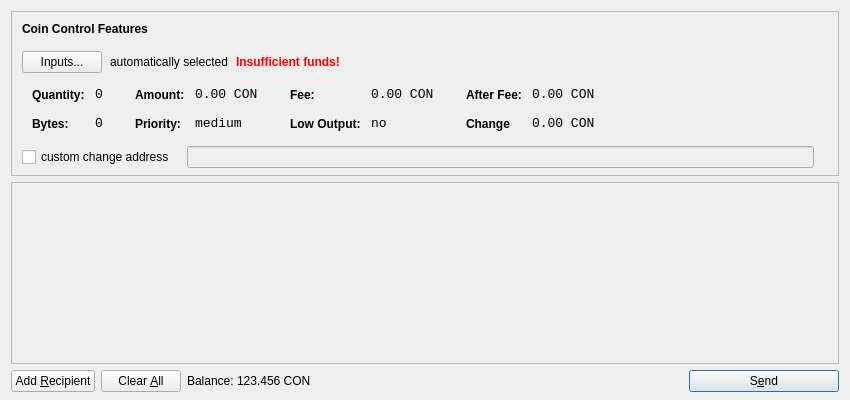
<?xml version="1.0" encoding="UTF-8"?>
<ui version="4.0">
 <class>SendCoinsDialog</class>
 <widget class="QDialog" name="SendCoinsDialog">
  <property name="geometry">
   <rect>
    <x>0</x>
    <y>0</y>
    <width>850</width>
    <height>400</height>
   </rect>
  </property>
  <property name="windowTitle">
   <string>Send Coins</string>
  </property>
  <layout class="QVBoxLayout" name="verticalLayout" stretch="0,1,0">
   <property name="bottomMargin">
    <number>8</number>
   </property>
   <item>
    <widget class="QFrame" name="frameCoinControl">
     <property name="sizePolicy">
      <sizepolicy hsizetype="Expanding" vsizetype="Expanding">
       <horstretch>0</horstretch>
       <verstretch>0</verstretch>
      </sizepolicy>
     </property>
     <property name="maximumSize">
      <size>
       <width>16777215</width>
       <height>16777215</height>
      </size>
     </property>
     <property name="frameShape">
      <enum>QFrame::StyledPanel</enum>
     </property>
     <property name="frameShadow">
      <enum>QFrame::Sunken</enum>
     </property>
     <layout class="QVBoxLayout" name="verticalLayoutCoinControl2">
      <property name="spacing">
       <number>-1</number>
      </property>
      <property name="leftMargin">
       <number>0</number>
      </property>
      <property name="topMargin">
       <number>0</number>
      </property>
      <property name="rightMargin">
       <number>0</number>
      </property>
      <property name="bottomMargin">
       <number>6</number>
      </property>
      <item>
       <layout class="QVBoxLayout" name="verticalLayoutCoinControl" stretch="0,0,0,0,1">
        <property name="spacing">
         <number>0</number>
        </property>
        <property name="leftMargin">
         <number>10</number>
        </property>
        <property name="topMargin">
         <number>10</number>
        </property>
        <item>
         <layout class="QHBoxLayout" name="horizontalLayoutCoinControl1">
          <property name="bottomMargin">
           <number>15</number>
          </property>
          <item>
           <widget class="QLabel" name="labelCoinControlFeatures">
            <property name="sizePolicy">
             <sizepolicy hsizetype="Preferred" vsizetype="Maximum">
              <horstretch>0</horstretch>
              <verstretch>0</verstretch>
             </sizepolicy>
            </property>
            <property name="font">
             <font>
              <weight>75</weight>
              <bold>true</bold>
             </font>
            </property>
            <property name="styleSheet">
             <string notr="true">font-weight:bold;</string>
            </property>
            <property name="text">
             <string>Coin Control Features</string>
            </property>
           </widget>
          </item>
         </layout>
        </item>
        <item>
         <layout class="QHBoxLayout" name="horizontalLayoutCoinControl2" stretch="0,0,0,0">
          <property name="spacing">
           <number>8</number>
          </property>
          <property name="bottomMargin">
           <number>10</number>
          </property>
          <item>
           <widget class="QPushButton" name="pushButtonCoinControl">
            <property name="styleSheet">
             <string notr="true"/>
            </property>
            <property name="text">
             <string>Inputs...</string>
            </property>
           </widget>
          </item>
          <item>
           <widget class="QLabel" name="labelCoinControlAutomaticallySelected">
            <property name="text">
             <string>automatically selected</string>
            </property>
            <property name="margin">
             <number>5</number>
            </property>
           </widget>
          </item>
          <item>
           <widget class="QLabel" name="labelCoinControlInsuffFunds">
            <property name="font">
             <font>
              <weight>75</weight>
              <bold>true</bold>
             </font>
            </property>
            <property name="styleSheet">
             <string notr="true">color:red;font-weight:bold;</string>
            </property>
            <property name="text">
             <string>Insufficient funds!</string>
            </property>
            <property name="margin">
             <number>5</number>
            </property>
           </widget>
          </item>
          <item>
           <spacer name="horizontalSpacerCoinControl">
            <property name="orientation">
             <enum>Qt::Horizontal</enum>
            </property>
            <property name="sizeHint" stdset="0">
             <size>
              <width>40</width>
              <height>1</height>
             </size>
            </property>
           </spacer>
          </item>
         </layout>
        </item>
        <item>
         <widget class="QWidget" name="widgetCoinControl" native="true">
          <property name="sizePolicy">
           <sizepolicy hsizetype="Preferred" vsizetype="Preferred">
            <horstretch>0</horstretch>
            <verstretch>0</verstretch>
           </sizepolicy>
          </property>
          <property name="minimumSize">
           <size>
            <width>0</width>
            <height>0</height>
           </size>
          </property>
          <property name="styleSheet">
           <string notr="true"/>
          </property>
          <layout class="QHBoxLayout" name="horizontalLayoutCoinControl5">
           <property name="margin">
            <number>0</number>
           </property>
           <item>
            <layout class="QHBoxLayout" name="horizontalLayoutCoinControl3" stretch="0,0,0,1">
             <property name="spacing">
              <number>20</number>
             </property>
             <property name="topMargin">
              <number>0</number>
             </property>
             <property name="bottomMargin">
              <number>10</number>
             </property>
             <item>
              <layout class="QFormLayout" name="formLayoutCoinControl1">
               <property name="horizontalSpacing">
                <number>10</number>
               </property>
               <property name="verticalSpacing">
                <number>14</number>
               </property>
               <property name="leftMargin">
                <number>10</number>
               </property>
               <property name="topMargin">
                <number>4</number>
               </property>
               <property name="rightMargin">
                <number>6</number>
               </property>
               <item row="0" column="0">
                <widget class="QLabel" name="labelCoinControlQuantityText">
                 <property name="styleSheet">
                  <string notr="true">font-weight:bold;</string>
                 </property>
                 <property name="text">
                  <string>Quantity:</string>
                 </property>
                 <property name="margin">
                  <number>0</number>
                 </property>
                </widget>
               </item>
               <item row="0" column="1">
                <widget class="QLabel" name="labelCoinControlQuantity">
                 <property name="font">
                  <font>
                   <family>Monospace</family>
                   <pointsize>10</pointsize>
                  </font>
                 </property>
                 <property name="cursor">
                  <cursorShape>IBeamCursor</cursorShape>
                 </property>
                 <property name="contextMenuPolicy">
                  <enum>Qt::ActionsContextMenu</enum>
                 </property>
                 <property name="text">
                  <string>0</string>
                 </property>
                 <property name="margin">
                  <number>0</number>
                 </property>
                 <property name="textInteractionFlags">
                  <set>Qt::LinksAccessibleByMouse|Qt::TextSelectableByKeyboard|Qt::TextSelectableByMouse</set>
                 </property>
                </widget>
               </item>
               <item row="1" column="0">
                <widget class="QLabel" name="labelCoinControlBytesText">
                 <property name="styleSheet">
                  <string notr="true">font-weight:bold;</string>
                 </property>
                 <property name="text">
                  <string>Bytes:</string>
                 </property>
                </widget>
               </item>
               <item row="1" column="1">
                <widget class="QLabel" name="labelCoinControlBytes">
                 <property name="font">
                  <font>
                   <family>Monospace</family>
                   <pointsize>10</pointsize>
                  </font>
                 </property>
                 <property name="cursor">
                  <cursorShape>IBeamCursor</cursorShape>
                 </property>
                 <property name="contextMenuPolicy">
                  <enum>Qt::ActionsContextMenu</enum>
                 </property>
                 <property name="text">
                  <string>0</string>
                 </property>
                 <property name="textInteractionFlags">
                  <set>Qt::LinksAccessibleByMouse|Qt::TextSelectableByKeyboard|Qt::TextSelectableByMouse</set>
                 </property>
                </widget>
               </item>
              </layout>
             </item>
             <item>
              <layout class="QFormLayout" name="formLayoutCoinControl2">
               <property name="horizontalSpacing">
                <number>10</number>
               </property>
               <property name="verticalSpacing">
                <number>14</number>
               </property>
               <property name="leftMargin">
                <number>6</number>
               </property>
               <property name="topMargin">
                <number>4</number>
               </property>
               <property name="rightMargin">
                <number>6</number>
               </property>
               <item row="0" column="0">
                <widget class="QLabel" name="labelCoinControlAmountText">
                 <property name="styleSheet">
                  <string notr="true">font-weight:bold;</string>
                 </property>
                 <property name="text">
                  <string>Amount:</string>
                 </property>
                 <property name="margin">
                  <number>0</number>
                 </property>
                </widget>
               </item>
               <item row="0" column="1">
                <widget class="QLabel" name="labelCoinControlAmount">
                 <property name="font">
                  <font>
                   <family>Monospace</family>
                   <pointsize>10</pointsize>
                  </font>
                 </property>
                 <property name="cursor">
                  <cursorShape>IBeamCursor</cursorShape>
                 </property>
                 <property name="contextMenuPolicy">
                  <enum>Qt::ActionsContextMenu</enum>
                 </property>
                 <property name="text">
                  <string>0.00 CON</string>
                 </property>
                 <property name="textInteractionFlags">
                  <set>Qt::LinksAccessibleByMouse|Qt::TextSelectableByKeyboard|Qt::TextSelectableByMouse</set>
                 </property>
                </widget>
               </item>
               <item row="1" column="0">
                <widget class="QLabel" name="labelCoinControlPriorityText">
                 <property name="styleSheet">
                  <string notr="true">font-weight:bold;</string>
                 </property>
                 <property name="text">
                  <string>Priority:</string>
                 </property>
                </widget>
               </item>
               <item row="1" column="1">
                <widget class="QLabel" name="labelCoinControlPriority">
                 <property name="font">
                  <font>
                   <family>Monospace</family>
                   <pointsize>10</pointsize>
                  </font>
                 </property>
                 <property name="cursor">
                  <cursorShape>IBeamCursor</cursorShape>
                 </property>
                 <property name="contextMenuPolicy">
                  <enum>Qt::ActionsContextMenu</enum>
                 </property>
                 <property name="text">
                  <string>medium</string>
                 </property>
                 <property name="textInteractionFlags">
                  <set>Qt::LinksAccessibleByMouse|Qt::TextSelectableByKeyboard|Qt::TextSelectableByMouse</set>
                 </property>
                </widget>
               </item>
              </layout>
             </item>
             <item>
              <layout class="QFormLayout" name="formLayoutCoinControl3">
               <property name="horizontalSpacing">
                <number>10</number>
               </property>
               <property name="verticalSpacing">
                <number>14</number>
               </property>
               <property name="leftMargin">
                <number>6</number>
               </property>
               <property name="topMargin">
                <number>4</number>
               </property>
               <property name="rightMargin">
                <number>6</number>
               </property>
               <item row="0" column="0">
                <widget class="QLabel" name="labelCoinControlFeeText">
                 <property name="styleSheet">
                  <string notr="true">font-weight:bold;</string>
                 </property>
                 <property name="text">
                  <string>Fee:</string>
                 </property>
                 <property name="margin">
                  <number>0</number>
                 </property>
                </widget>
               </item>
               <item row="0" column="1">
                <widget class="QLabel" name="labelCoinControlFee">
                 <property name="font">
                  <font>
                   <family>Monospace</family>
                   <pointsize>10</pointsize>
                  </font>
                 </property>
                 <property name="cursor">
                  <cursorShape>IBeamCursor</cursorShape>
                 </property>
                 <property name="contextMenuPolicy">
                  <enum>Qt::ActionsContextMenu</enum>
                 </property>
                 <property name="text">
                  <string>0.00 CON</string>
                 </property>
                 <property name="textInteractionFlags">
                  <set>Qt::LinksAccessibleByMouse|Qt::TextSelectableByKeyboard|Qt::TextSelectableByMouse</set>
                 </property>
                </widget>
               </item>
               <item row="1" column="0">
                <widget class="QLabel" name="labelCoinControlLowOutputText">
                 <property name="styleSheet">
                  <string notr="true">font-weight:bold;</string>
                 </property>
                 <property name="text">
                  <string>Low Output:</string>
                 </property>
                </widget>
               </item>
               <item row="1" column="1">
                <widget class="QLabel" name="labelCoinControlLowOutput">
                 <property name="font">
                  <font>
                   <family>Monospace</family>
                   <pointsize>10</pointsize>
                  </font>
                 </property>
                 <property name="cursor">
                  <cursorShape>IBeamCursor</cursorShape>
                 </property>
                 <property name="contextMenuPolicy">
                  <enum>Qt::ActionsContextMenu</enum>
                 </property>
                 <property name="text">
                  <string>no</string>
                 </property>
                 <property name="textInteractionFlags">
                  <set>Qt::LinksAccessibleByMouse|Qt::TextSelectableByKeyboard|Qt::TextSelectableByMouse</set>
                 </property>
                </widget>
               </item>
              </layout>
             </item>
             <item>
              <layout class="QFormLayout" name="formLayoutCoinControl4">
               <property name="horizontalSpacing">
                <number>10</number>
               </property>
               <property name="verticalSpacing">
                <number>14</number>
               </property>
               <property name="leftMargin">
                <number>6</number>
               </property>
               <property name="topMargin">
                <number>4</number>
               </property>
               <property name="rightMargin">
                <number>6</number>
               </property>
               <item row="0" column="0">
                <widget class="QLabel" name="labelCoinControlAfterFeeText">
                 <property name="styleSheet">
                  <string notr="true">font-weight:bold;</string>
                 </property>
                 <property name="text">
                  <string>After Fee:</string>
                 </property>
                 <property name="margin">
                  <number>0</number>
                 </property>
                </widget>
               </item>
               <item row="0" column="1">
                <widget class="QLabel" name="labelCoinControlAfterFee">
                 <property name="font">
                  <font>
                   <family>Monospace</family>
                   <pointsize>10</pointsize>
                  </font>
                 </property>
                 <property name="cursor">
                  <cursorShape>IBeamCursor</cursorShape>
                 </property>
                 <property name="contextMenuPolicy">
                  <enum>Qt::ActionsContextMenu</enum>
                 </property>
                 <property name="text">
                  <string>0.00 CON</string>
                 </property>
                 <property name="textInteractionFlags">
                  <set>Qt::LinksAccessibleByMouse|Qt::TextSelectableByKeyboard|Qt::TextSelectableByMouse</set>
                 </property>
                </widget>
               </item>
               <item row="1" column="0">
                <widget class="QLabel" name="labelCoinControlChangeText">
                 <property name="styleSheet">
                  <string notr="true">font-weight:bold;</string>
                 </property>
                 <property name="text">
                  <string>Change</string>
                 </property>
                </widget>
               </item>
               <item row="1" column="1">
                <widget class="QLabel" name="labelCoinControlChange">
                 <property name="font">
                  <font>
                   <family>Monospace</family>
                   <pointsize>10</pointsize>
                  </font>
                 </property>
                 <property name="cursor">
                  <cursorShape>IBeamCursor</cursorShape>
                 </property>
                 <property name="contextMenuPolicy">
                  <enum>Qt::ActionsContextMenu</enum>
                 </property>
                 <property name="text">
                  <string>0.00 CON</string>
                 </property>
                 <property name="textInteractionFlags">
                  <set>Qt::LinksAccessibleByMouse|Qt::TextSelectableByKeyboard|Qt::TextSelectableByMouse</set>
                 </property>
                </widget>
               </item>
              </layout>
             </item>
            </layout>
           </item>
          </layout>
         </widget>
        </item>
        <item>
         <layout class="QHBoxLayout" name="horizontalLayoutCoinControl4" stretch="0,0,0">
          <property name="spacing">
           <number>12</number>
          </property>
          <property name="sizeConstraint">
           <enum>QLayout::SetDefaultConstraint</enum>
          </property>
          <property name="topMargin">
           <number>5</number>
          </property>
          <property name="rightMargin">
           <number>5</number>
          </property>
          <item>
           <widget class="QCheckBox" name="checkBoxCoinControlChange">
            <property name="text">
             <string>custom change address</string>
            </property>
           </widget>
          </item>
          <item>
           <widget class="QLineEdit" name="lineEditCoinControlChange">
            <property name="enabled">
             <bool>false</bool>
            </property>
            <property name="sizePolicy">
             <sizepolicy hsizetype="Expanding" vsizetype="Fixed">
              <horstretch>0</horstretch>
              <verstretch>0</verstretch>
             </sizepolicy>
            </property>
           </widget>
          </item>
          <item>
           <widget class="QLabel" name="labelCoinControlChangeLabel">
            <property name="sizePolicy">
             <sizepolicy hsizetype="Preferred" vsizetype="Expanding">
              <horstretch>0</horstretch>
              <verstretch>0</verstretch>
             </sizepolicy>
            </property>
            <property name="minimumSize">
             <size>
              <width>0</width>
              <height>0</height>
             </size>
            </property>
            <property name="text">
             <string/>
            </property>
            <property name="margin">
             <number>3</number>
            </property>
           </widget>
          </item>
         </layout>
        </item>
        <item>
         <spacer name="verticalSpacerCoinControl">
          <property name="orientation">
           <enum>Qt::Vertical</enum>
          </property>
          <property name="sizeHint" stdset="0">
           <size>
            <width>800</width>
            <height>1</height>
           </size>
          </property>
         </spacer>
        </item>
       </layout>
      </item>
     </layout>
    </widget>
   </item>
   <item>
    <widget class="QScrollArea" name="scrollArea">
     <property name="widgetResizable">
      <bool>true</bool>
     </property>
     <widget class="QWidget" name="scrollAreaWidgetContents">
      <property name="geometry">
       <rect>
        <x>0</x>
        <y>0</y>
        <width>830</width>
        <height>165</height>
       </rect>
      </property>
      <layout class="QVBoxLayout" name="verticalLayout_2">
       <property name="margin">
        <number>0</number>
       </property>
       <item>
        <layout class="QVBoxLayout" name="entries">
         <property name="spacing">
          <number>6</number>
         </property>
        </layout>
       </item>
       <item>
        <spacer name="verticalSpacer">
         <property name="orientation">
          <enum>Qt::Vertical</enum>
         </property>
         <property name="sizeHint" stdset="0">
          <size>
           <width>20</width>
           <height>40</height>
          </size>
         </property>
        </spacer>
       </item>
      </layout>
     </widget>
    </widget>
   </item>
   <item>
    <layout class="QHBoxLayout" name="horizontalLayout">
     <item>
      <widget class="QPushButton" name="addButton">
       <property name="toolTip">
        <string>Send to multiple recipients at once</string>
       </property>
       <property name="text">
        <string>Add &amp;Recipient</string>
       </property>
       <property name="icon">
        <iconset resource="../bitcoin.qrc">
         <normaloff>:/icons/add</normaloff>:/icons/add</iconset>
       </property>
       <property name="autoDefault">
        <bool>false</bool>
       </property>
      </widget>
     </item>
     <item>
      <widget class="QPushButton" name="clearButton">
       <property name="sizePolicy">
        <sizepolicy hsizetype="Minimum" vsizetype="Fixed">
         <horstretch>0</horstretch>
         <verstretch>0</verstretch>
        </sizepolicy>
       </property>
       <property name="toolTip">
        <string>Remove all transaction fields</string>
       </property>
       <property name="text">
        <string>Clear &amp;All</string>
       </property>
       <property name="icon">
        <iconset resource="../bitcoin.qrc">
         <normaloff>:/icons/remove</normaloff>:/icons/remove</iconset>
       </property>
       <property name="autoRepeatDelay">
        <number>300</number>
       </property>
       <property name="autoDefault">
        <bool>false</bool>
       </property>
      </widget>
     </item>
     <item>
      <layout class="QHBoxLayout" name="horizontalLayout_2">
       <property name="spacing">
        <number>3</number>
       </property>
       <item>
        <widget class="QLabel" name="label">
         <property name="sizePolicy">
          <sizepolicy hsizetype="Preferred" vsizetype="Fixed">
           <horstretch>0</horstretch>
           <verstretch>0</verstretch>
          </sizepolicy>
         </property>
         <property name="text">
          <string>Balance:</string>
         </property>
        </widget>
       </item>
       <item>
        <widget class="QLabel" name="labelBalance">
         <property name="sizePolicy">
          <sizepolicy hsizetype="Preferred" vsizetype="Fixed">
           <horstretch>0</horstretch>
           <verstretch>0</verstretch>
          </sizepolicy>
         </property>
         <property name="cursor">
          <cursorShape>IBeamCursor</cursorShape>
         </property>
         <property name="text">
          <string>123.456 CON</string>
         </property>
         <property name="textInteractionFlags">
          <set>Qt::LinksAccessibleByMouse|Qt::TextSelectableByKeyboard|Qt::TextSelectableByMouse</set>
         </property>
        </widget>
       </item>
      </layout>
     </item>
     <item>
      <spacer name="horizontalSpacer">
       <property name="orientation">
        <enum>Qt::Horizontal</enum>
       </property>
       <property name="sizeHint" stdset="0">
        <size>
         <width>40</width>
         <height>20</height>
        </size>
       </property>
      </spacer>
     </item>
     <item>
      <widget class="QPushButton" name="sendButton">
       <property name="minimumSize">
        <size>
         <width>150</width>
         <height>0</height>
        </size>
       </property>
       <property name="toolTip">
        <string>Confirm the send action</string>
       </property>
       <property name="text">
        <string>S&amp;end</string>
       </property>
       <property name="icon">
        <iconset resource="../bitcoin.qrc">
         <normaloff>:/icons/send</normaloff>:/icons/send</iconset>
       </property>
       <property name="default">
        <bool>true</bool>
       </property>
      </widget>
     </item>
    </layout>
   </item>
  </layout>
 </widget>
 <resources>
  <include location="../bitcoin.qrc"/>
 </resources>
 <connections/>
</ui>
